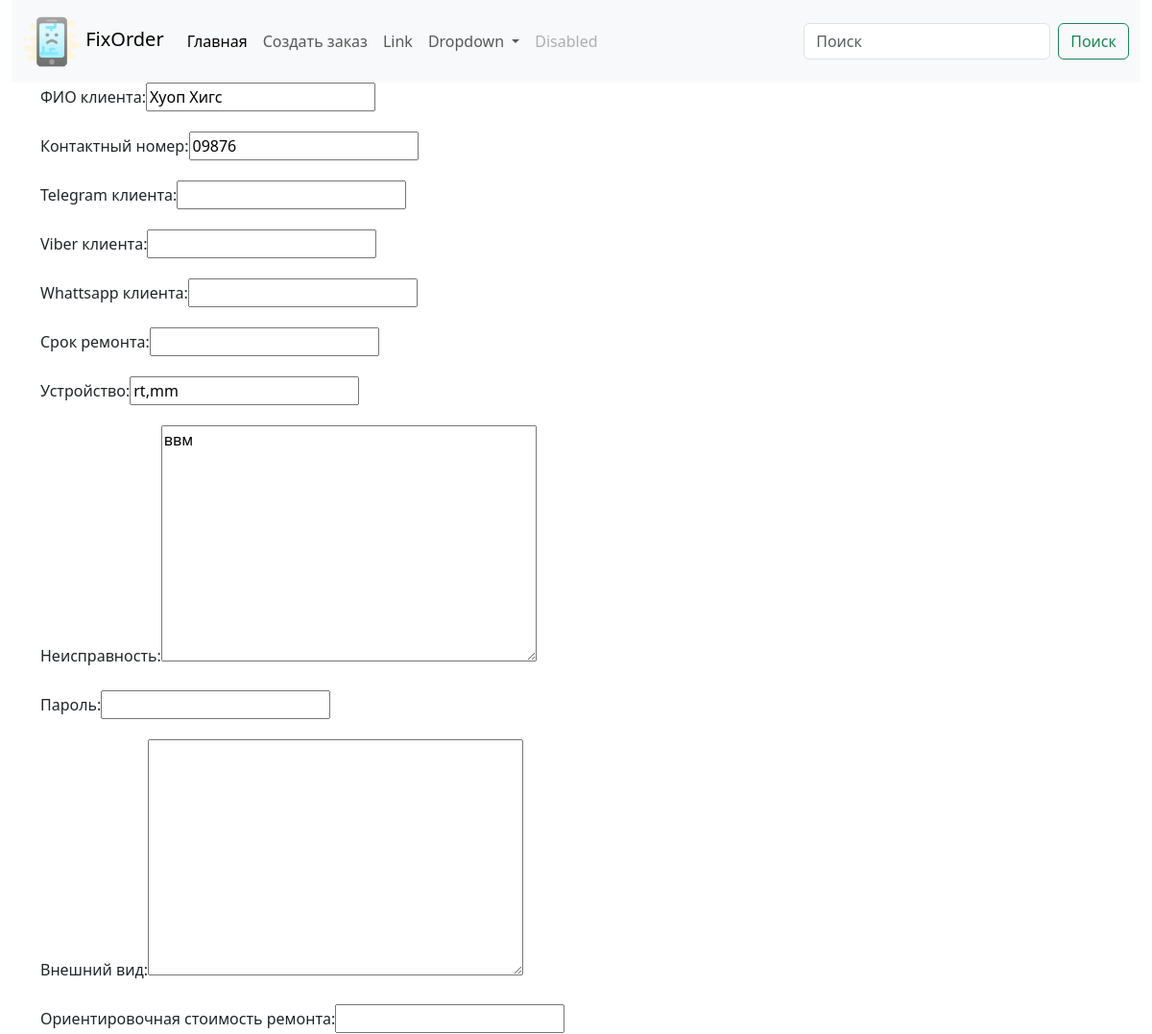
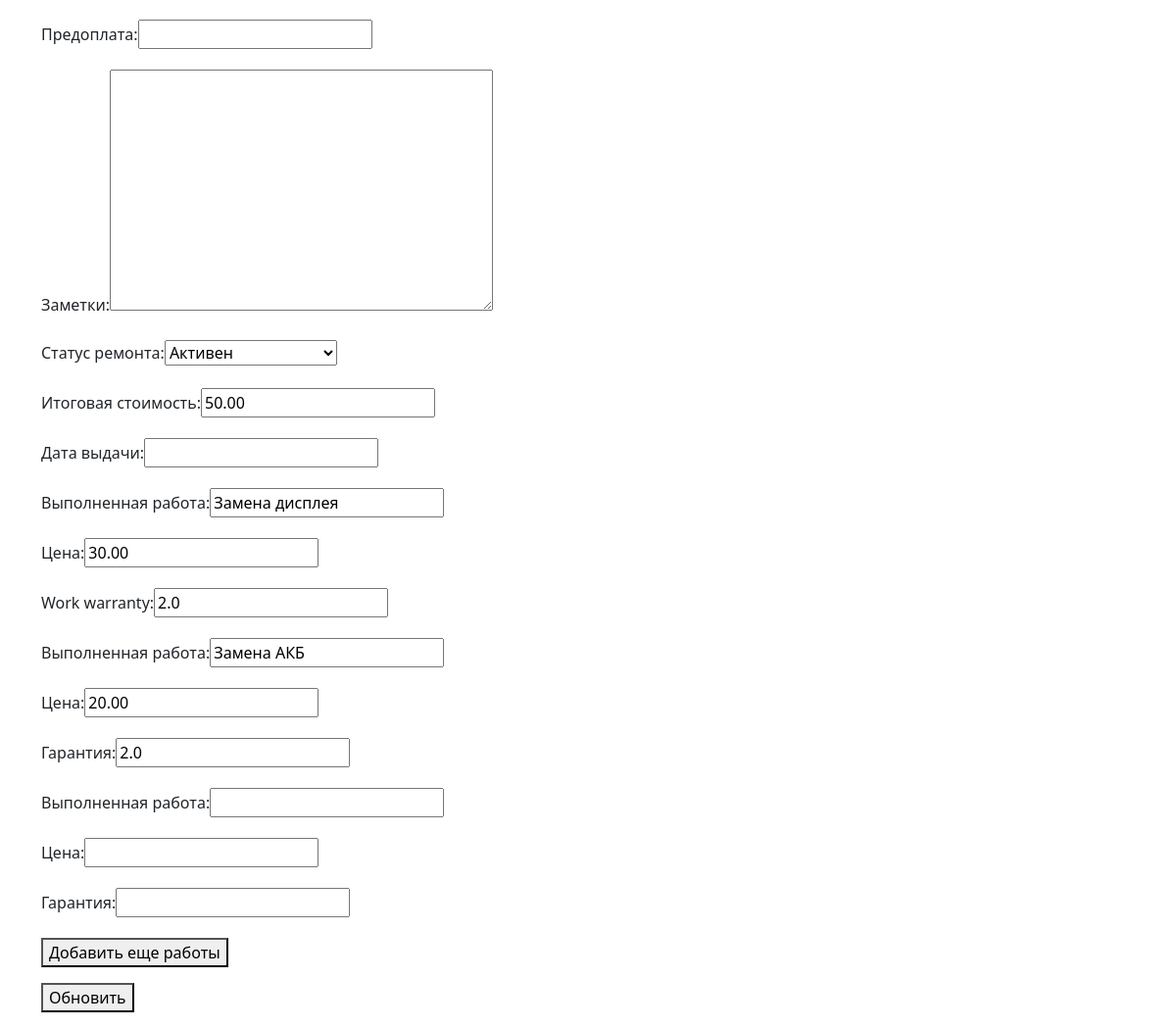
/order/2/, run on an earlier commit of the app's database (2 pictures, top to bottom).
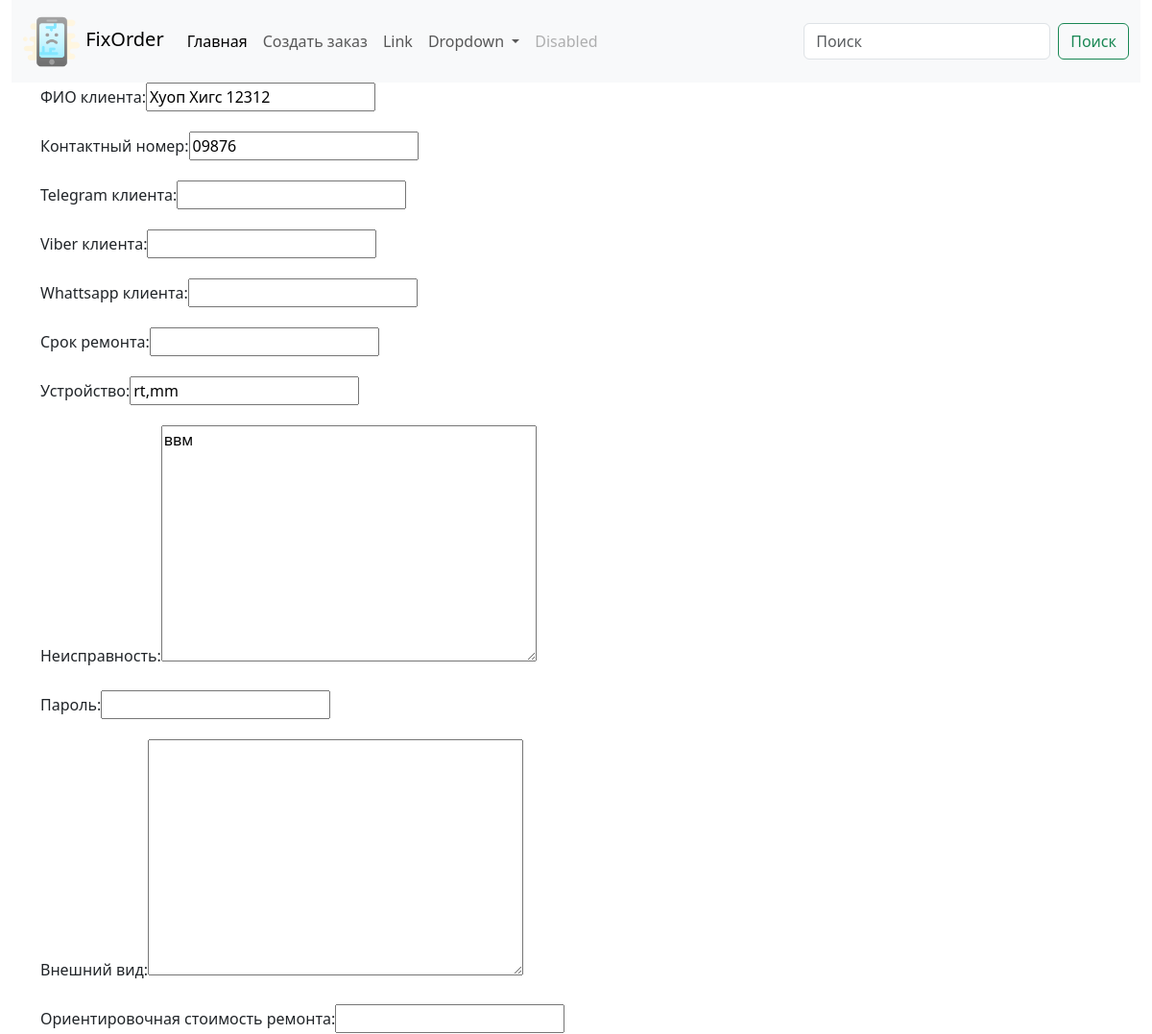
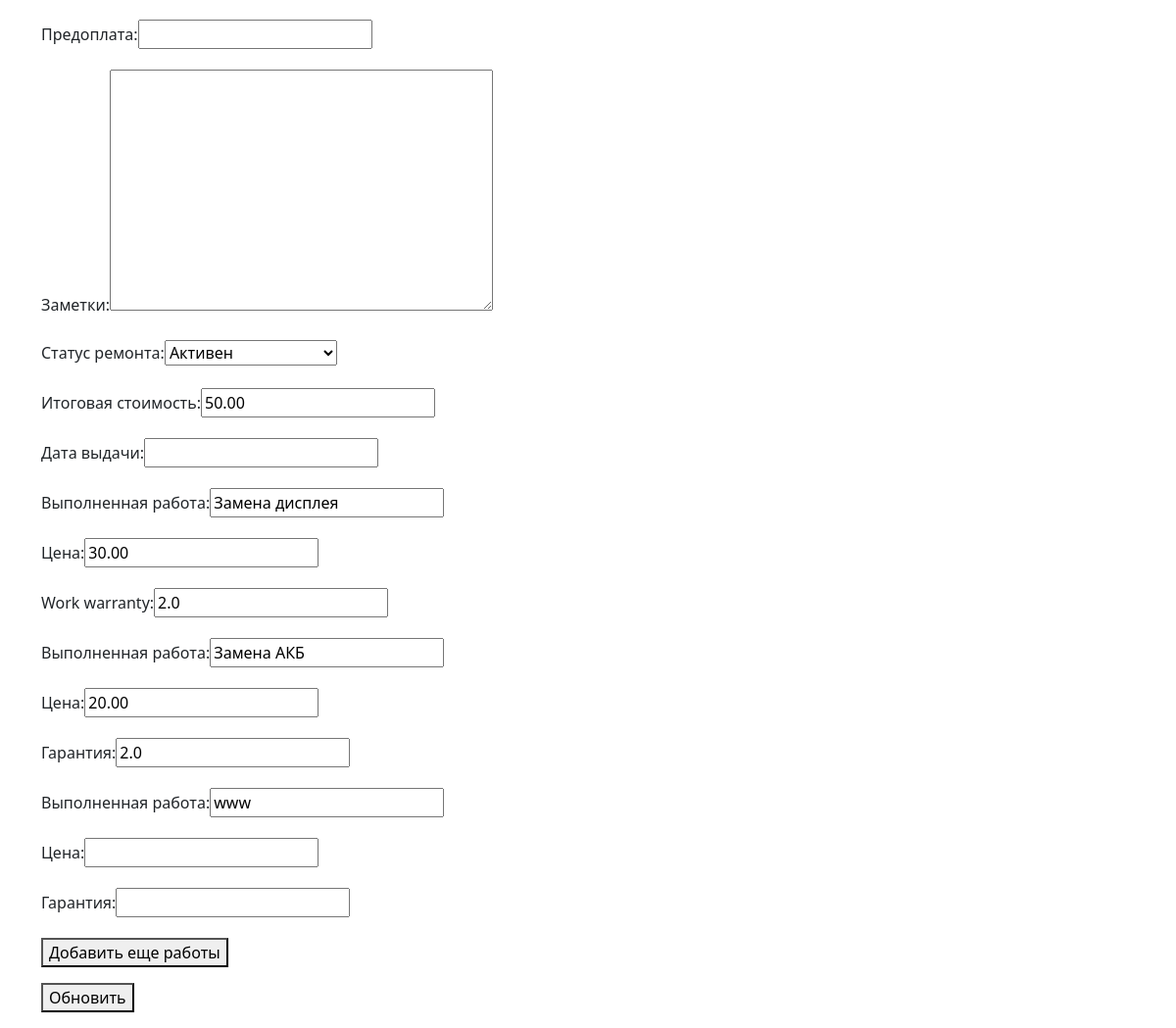
And on a later commit of the database (2 pictures, top to bottom).
### fixorder/models.py (models this page shows, shortened)
class Order(models.Model):
    client_name = models.CharField(max_length=255, unique=True, db_index=True, verbose_name='ФИО клиента')
    client_phone = models.CharField(max_length=20, db_index=True, verbose_name='Контактный номер')
    client_telegram = models.CharField(max_length=40, blank=True, null=True, verbose_name='Telegram клиента')
    client_viber = models.CharField(max_length=20, blank=True, null=True, verbose_name='Viber клиента')
    client_whatsapp = models.CharField(max_length=20, blank=True, null=True, verbose_name='Whattsapp клиента')
    time_create = models.DateTimeField(auto_now_add=True)
    time_update = models.DateTimeField(auto_now=True)
    time_demand = models.DateField(blank=True, null=True, verbose_name='Срок ремонта')
    time_away = models.DateTimeField(null=True, blank=True, verbose_name='Дата выдачи')
    device = models.CharField(max_length=255, verbose_name='Устройство')
    defect = models.TextField(max_length=400, verbose_name='Неисправность')
    device_password = models.CharField(max_length=50, blank=True, null=True, verbose_name='Пароль')
    device_exterior = models.TextField(max_length=400, blank=True, null=True, verbose_name='Внешний вид')
    initial_price = models.CharField(max_length=10, blank=True, null=True, verbose_name='Ориентировочная стоимость ремонта')
    prepaid = models.FloatField(max_length=10, blank=True, null=True, verbose_name='Предоплата')
    notes = models.TextField(max_length=500, blank=True, null=True, verbose_name='Заметки')
    total_price = models.DecimalField(max_digits=10, decimal_places=2, blank=True, default=0, verbose_name='Итоговая стоимость')
    work = models.CharField(max_length=255, blank=True, null=True, verbose_name='Выполненная работа')
    work_price = models.DecimalField(max_digits=10, decimal_places=2, blank=True, null=True, verbose_name='Цена')
    work_warranty = models.FloatField(max_length=2, blank=True, null=True)
    work1 = models.CharField(max_length=255, blank=True, null=True, verbose_name='Выполненная работа')
    work_price1 = models.DecimalField(max_digits=10, decimal_places=2, blank=True, null=True, verbose_name='Цена')
    work_warranty1 = models.FloatField(max_length=2, blank=True, null=True, verbose_name='Гарантия')
    work2 = models.CharField(max_length=255, blank=True, null=True, verbose_name='Выполненная работа')
    work_price2 = models.DecimalField(max_digits=10, decimal_places=2, blank=True, null=True, verbose_name='Цена')
    work_warranty2 = models.FloatField(max_length=2, blank=True, null=True, verbose_name='Гарантия')
    work3 = models.CharField(max_length=255, blank=True, null=True, verbose_name='Выполненная работа')
    work_price3 = models.DecimalField(max_digits=10, decimal_places=2, blank=True, null=True, verbose_name='Цена')
    work_warranty3 = models.FloatField(max_length=2, blank=True, null=True, verbose_name='Гарантия')
    work4 = models.CharField(max_length=255, blank=True, null=True, verbose_name='Выполненная работа')
    work_price4 = models.DecimalField(max_digits=10, decimal_places=2, blank=True, null=True, verbose_name='Цена')
    work_warranty4 = models.FloatField(max_length=2, blank=True, null=True, verbose_name='Гарантия')
    work5 = models.CharField(max_length=255, blank=True, null=True, verbose_name='Выполненная работа')
    work_price5 = models.DecimalField(max_digits=10, decimal_places=2, blank=True, null=True, verbose_name='Цена')
    work_warranty5 = models.FloatField(max_length=2, blank=True, null=True, verbose_name='Гарантия')
    work6 = models.CharField(max_length=255, blank=True, null=True, verbose_name='Выполненная работа')
    work_price6 = models.DecimalField(max_digits=10, decimal_places=2, blank=True, null=True, verbose_name='Цена')
    work_warranty6 = models.FloatField(max_length=2, blank=True, null=True, verbose_name='Гарантия')
    status = models.ForeignKey(OrderStatus, on_delete=models.DO_NOTHING, default = 4, related_name='related_order', verbose_name='Статус ремонта')
    class Meta:
        verbose_name = 'Заказы'
        verbose_name_plural = 'Заказы'
        ordering = ['-time_create']
        indexes = [models.Index(fields=['-time_create'])
                   ]

class OrderStatus(models.Model):
    status = models.CharField(max_length=100, unique=True, db_index=True, verbose_name='Статус заказа')
    def __str__(self):
        return self.status

### fixorder/views.py (the view, shortened to what this page needs)
# urls.py: path('order/<int:pk>/', views.Show_and_edit_order.as_view(), name='order'),
class Show_and_edit_order(UpdateView):
    model = Order
    fields = ['client_name', 'client_phone', 'client_telegram', 'client_viber', 'client_whatsapp',
              'time_demand', 'device', 'defect',  'device_password', 'device_exterior', 'initial_price',
              'prepaid', 'notes', 'status', 'total_price', 'time_away', 'work', 'work_price', 'work_warranty', 'work1', 'work_price1', 'work_warranty1',
                   'work2', 'work_price2', 'work_warranty2', 'work3', 'work_price3', 'work_warranty3',
                   'work4', 'work_price4', 'work_warranty4','work5', 'work_price5', 'work_warranty5',
                  'work6', 'work_price6', 'work_warranty6']
    template_name = 'fixorder/show_edit_order.html'
    extra_context = {'title': 'Заказ', 'header': 'Просмотреть/изменить заказ'}

### fixorder/templates/fixorder/show_edit_order.html (shortened to what this page needs)
{% extends 'fixorder/base.html' %}
{% block content %}
    {% load static %}
{% if form.work3.value is not None or form.work4.value is not None or form.work5.value is not None or form.work6.value is not None %}
    <form action="" method="post" enctype="multipart/form-data">
        {% csrf_token %}
        <div class="form-error">{{ form.non_field_errors }}</div>
        {% for f in form %}
            <label class="form-label" for="{{ f.id_for_label }}">{{ f.label }}: </label>{{ f }}</p>
            <div class="form-error">{{ f.errors }}</div>
        {% endfor %}
        <p><button type="submit">Обновить</button></p>
    </form>
{% else %}
    <form action="" method="post" enctype="multipart/form-data">
        <div id="block-1">
            {% for f in form %}
                {% if forloop.counter0 >= 0 and forloop.counter0 < 25 %}
                    <label class="form-label" for="{{ f.id_for_label }}">{{ f.label }}: </label>{{ f }}</p>
                {% endif %}
            {% endfor %}
        </div>
        <button type="button" id="toggle-button">Добавить еще работы</button>
        <p><button type="submit">Обновить</button></p>
    </form>
{% endif %}
{% endblock %}

### fixorder/templates/fixorder/base.html (shortened to what this page needs)
{% load static %}
<!DOCTYPE html>
<html lang="en">
<head>
    <link rel="stylesheet" href="{% static 'css/bootstrap.min.css' %}">
</head>
<body>
    <header class="header sticky-top d-flex align-items-center">
        <div class="container-fluid text-center">
            <div class="row">
                <div class="col-12">
                {% include 'fixorder/navbar.html'%}
                </div>
            </div>
        </div>
    </header>
    <div class="container">
        <div class="row">
            <div class="col-12">
                {% block content %}{% endblock content %}
            </div>
        </div>
    </div>
</body>
</html>

### fixorder/templates/fixorder/navbar.html (shortened to what this page needs)
<nav class="navbar navbar-expand-lg bg-body-tertiary">
  <div class="container-fluid">
    <a class="navbar-brand" href="/">
      <img src="/static/img/br_phone.png" alt="" height="60">
      FixOrder
    </a>
    <div class="collapse navbar-collapse" id="navbarSupportedContent">
      <ul class="navbar-nav me-auto mb-2 mb-lg-0">
        <li class="nav-item">
          <a class="nav-link active" aria-current="page" href="/">Главная</a>
        </li>
        <li class="nav-item">
          <a class="nav-link" href="/neworder">Создать заказ</a>
        </li>
        <li class="nav-item">
          <a class="nav-link" href="/warrantydoc/2">Link</a>
        </li>
        <li class="nav-item dropdown">
          <a class="nav-link dropdown-toggle" href="#" role="button" data-bs-toggle="dropdown" aria-expanded="false">
            Dropdown
          </a>
        </li>
        <li class="nav-item">
          <a class="nav-link disabled" aria-disabled="true">Disabled</a>
        </li>
      </ul>
      <form class="d-flex" role="search">
        <input class="form-control me-2" type="search" placeholder="Поиск" aria-label="Search">
        <button class="btn btn-outline-success" type="submit">Поиск</button>
      </form>
    </div>
    </div>
</nav>

What changed in the data, as far as the page shows it:
changed Order "rt,mm": client_name "Хуоп Хигс" → "Хуоп Хигс 12312"; work2 (not shown) → "www"
